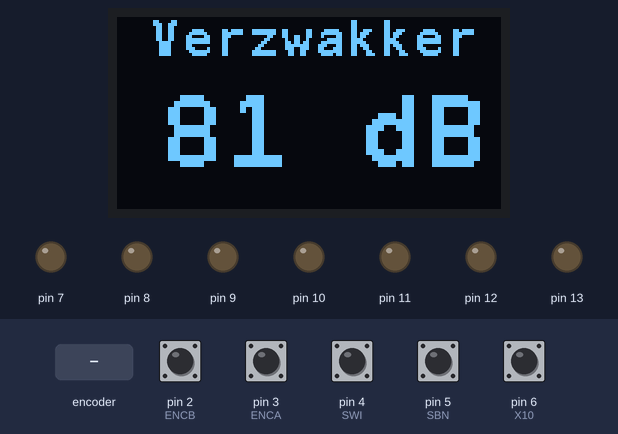
This sketch was run on a simulated Arduino Uno, built with avr-gcc and run on an emulated ATmega328P. On the bench: 128×64 one-colour display, output pins drawn as LEDs (lit = HIGH). The test bench sets the inputs (shaded band); at power-on: pin 2 (ENCB), pin 3 (ENCA), pin 4 (SWI), pin 5 (SBN), pin 6 (X10) HIGH.

Above: at 0.11 s.
At 1.6 s:
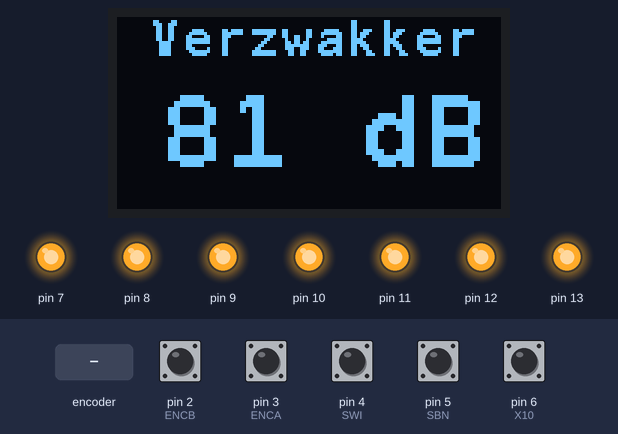
1.7 s: rotary encoder on pin 3 (ENCA) / pin 2 (ENCB) turned 2 steps (second pin leading)
At 2.4 s:
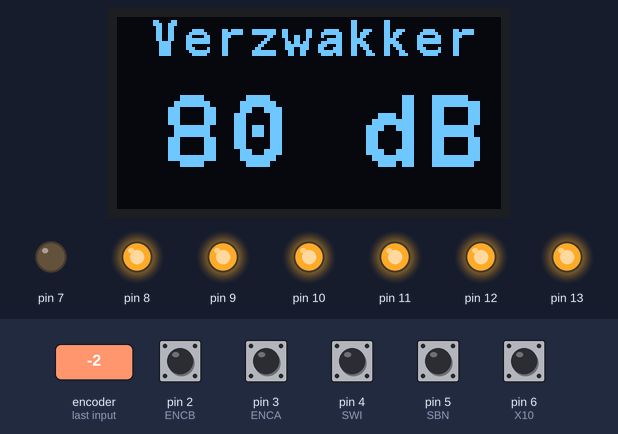
Timing chart, 0 to 4.7 s (numbered marks = the images above; inputs shaded):
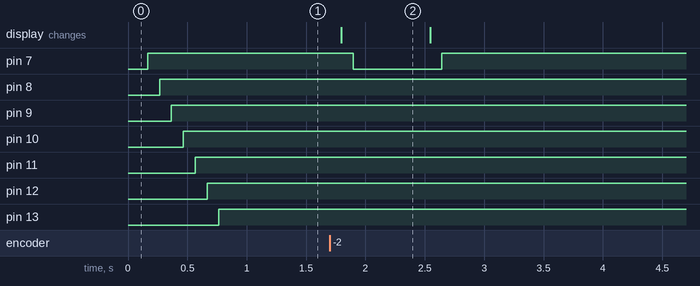

Measured:
- after the input at 1.7 s, pin 7: HIGH → LOW after 0.20 s, → HIGH 0.75 s later; the display: changes after 0.10 s (image 2)

The sketch:

AgilentVerzwakker.ino
```cpp
/*
Sketch for driving Agilent attenuator with an rotary encoder
*/

#include <Wire.h>
#include "SSD1306Ascii.h" //https://github.com/greiman/SSD1306Ascii
#include "SSD1306AsciiWire.h"

#define I2C_ADDRESS 0x3C // 0X3C+SA0 - 0x3C or 0x3D
#define RST_PIN -1 // Define proper RST_PIN if required

#define ENCA 3 // Rotary encoder clockwise on pin 2
#define ENCB 2 // Rotary encoder counterclockwise on pin 3

#define SWI 4 // Define switch: directset or setting attenuator after pressing the setbutton
#define SBN 5 // Define setbutton: set attenuator
#define X10 6 // Define stepsize of the rotary encoder

SSD1306AsciiWire oled;
int encA0, encA1, encB0, encB1,
    att1, att2, attenuator,
    displayvalue0, displayvalue1 = 0;
int counter0, counter1 = 0;
int startup = 0;
byte bitnew = 0;
String attdisplay;

void setup()
{
  Serial.begin(9600);

  Wire.begin();

  // For the rotary encoder
  pinMode(ENCA, INPUT);
  pinMode(ENCB, INPUT);

  pinMode(SWI, INPUT_PULLUP);
  pinMode(SBN, INPUT_PULLUP);
  pinMode(X10, INPUT_PULLUP);

  // Output pins for the attenuator
  for(int i = 7; i < 14; i++)
  {
    pinMode(i, OUTPUT);
  }

  // Initialize oled-display
  oled.begin(&Adafruit128x64, I2C_ADDRESS);
  oled.setFont(fixed_bold10x15);
  oled.clear();
  oled.println(" Verzwakker");
  oled.set2X();

  counter0 = 0;
  counter1 = 81;
}

void setattenuator()
{
  // Write to the Agilent attenuator
  att1 = counter1 / 10;
  att2 = counter1 % 10;

  // For 80 and 81 dB attenuation
  if (att1 == 8)
  {
    att1 = 7;
    att2 = att2 + 10;
  }

  // The fourth attenuator in the 8494H is 4dB
  if (att2 > 7)
    att2 = att2 + 4;

  attenuator = (att1 << 4) + att2;

  for(int i = 0; i < 7; i++)
  {
  bitnew = bitRead(attenuator, i);
  delay(100);
  digitalWrite(i + 7, bitnew);
  }

  counter0 = counter1;
}

void loop() {

  // For the rotary encoder
  encA1 = digitalRead(ENCA);
  if (encA1 != encA0)
  {
    if (encA1 == 1)
    {
      // Check for the stepsize switch
      if(digitalRead(X10) == LOW)
        counter1 = counter1 + 10;
      else
        counter1++;
    }
    encA0 = encA1;
  }

  encB1 = digitalRead(ENCB);
  if (encB1 != encB0)
  {
    if (encB1 == 1)
    {
      // Check for the stepsize switch
      if(digitalRead(X10) == LOW)
        counter1 = counter1 - 10;
      else
        counter1--;
    }
    encB0 = encB1;
  }

  // Counter1 has to be between 0 and 81 dB
  if (counter1 < 0)
	  counter1 = 0;
  if (counter1 > 81)
    counter1 = 81;

  // Detect a new value from the encoder
  if (counter1 != counter0)
  {
    // Show value on oled
    displayvalue1 = counter1;
    if (displayvalue1 != displayvalue0)
    {
      displayvalue0 = displayvalue1;
      oled.setCursor(15,3);
      oled.clearToEOL();
      attdisplay = String(counter1);
      oled.print(attdisplay);
      oled.print(" dB ");
    }

    // Check if the set-button is pressed or do direct set
    if(digitalRead(SBN) == LOW || digitalRead(SWI) == HIGH || startup == 0)
      setattenuator();

    startup = 1;
  }
}
```
